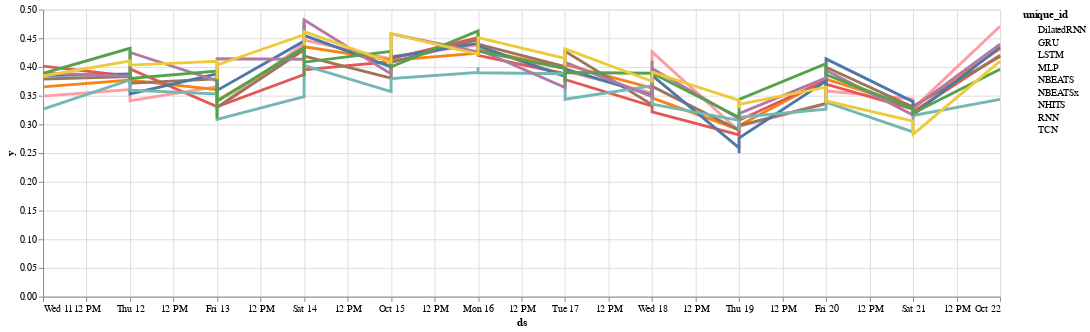

Here is the notebook cell this chart was saved with:
### Code cell
altair_plot(cv_df_plot)

### Figure 1 — Vega-Lite specification as saved in the notebook (floating-point values rounded to 4 significant figures; data arrays with more than 128 entries replaced by an {"elided": "..."} marker saying what was removed)
{"config": {"view": {"continuousWidth": 300, "continuousHeight": 300}}, "layer": [{"mark": {"type": "circle"}, "encoding": {"color": {"field": "unique_id", "type": "nominal"}, "opacity": {"value": 0}, "x": {"field": "ds", "type": "temporal"}, "y": {"field": "y", "type": "quantitative"}}, "name": "view_4"}, {"mark": {"type": "line"}, "encoding": {"color": {"field": "unique_id", "type": "nominal"}, "size": {"condition": {"test": {"not": {"param": "param_4"}}, "value": 1}, "value": 3}, "x": {"field": "ds", "type": "temporal"}, "y": {"field": "y", "type": "quantitative"}}}], "data": {"name": "data-794e81dafc51fb487fb94e03db68e7d6"}, "params": [{"name": "param_4", "select": {"type": "point", "fields": ["unique_id"], "nearest": true, "on": "mouseover"}, "bind": "legend", "views": ["view_4"]}], "width": 1000, "$schema": "https://vega.github.io/schema/vega-lite/v5.15.1.json", "datasets": {"data-794e81dafc51fb487fb94e03db68e7d6": {"elided": "270 records"}}}
